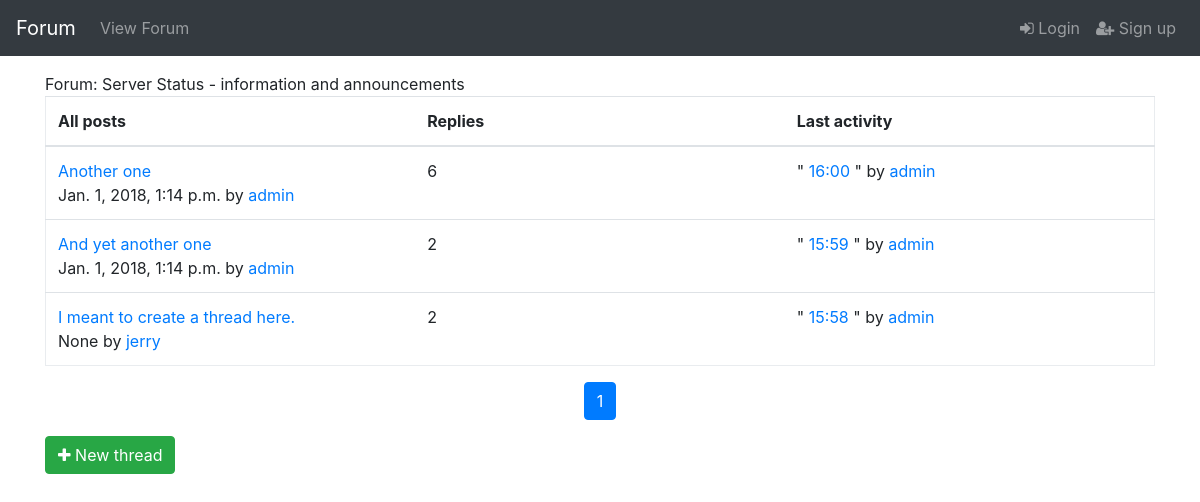
Before: /forumapp/forum/2 with the older database file.
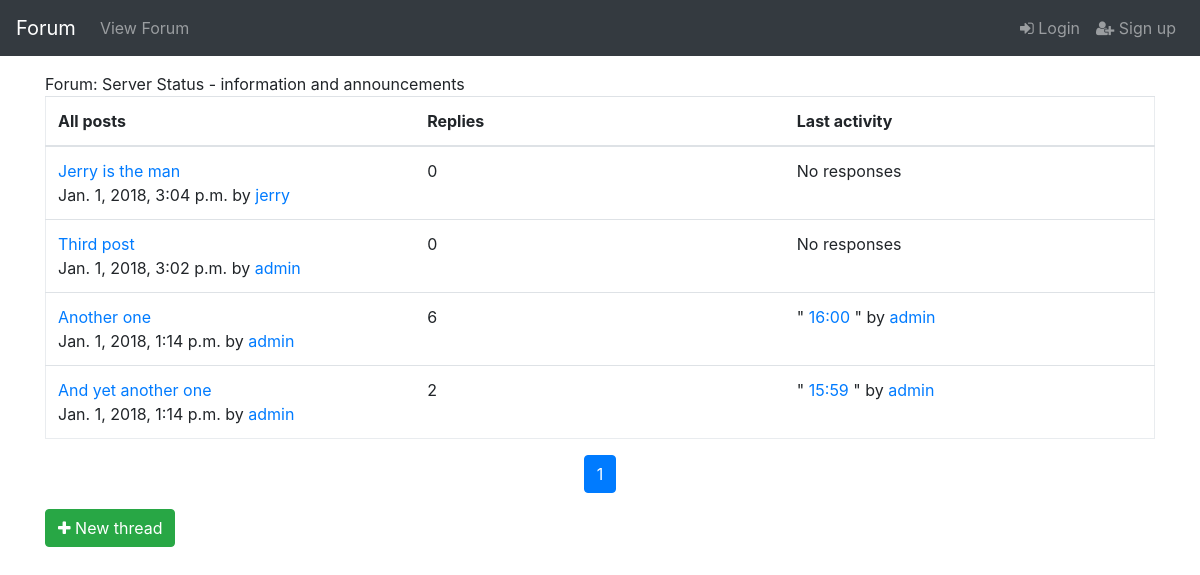
After: the same page with the newer database file.
### forumapp/models.py (models this page shows, shortened)
class Forum(models.Model):
    name = models.CharField(max_length=30, unique=True)
    description = models.TextField(max_length=200)
    section = models.ForeignKey(
        ForumSection,
        null=True,
        on_delete=models.CASCADE
    )

class ForumSection(models.Model):
    name = models.CharField(max_length=30)

class Thread(models.Model):
    name = models.CharField(max_length=100)
    forum = models.ForeignKey(Forum, null=True, on_delete=models.CASCADE)
    pinned = models.BooleanField(default=False)
    class Meta:
        permissions = [
            ('can_remove_any_thread', 'Can remove ANY thread.'),
            ('can_pin_threads', 'Can pin threads.')
        ]
        ordering = [
            'pinned'
        ]

class ThreadResponse(models.Model):
    thread = models.ForeignKey(Thread, null=True, on_delete=models.CASCADE)
    created_datetime = models.DateTimeField(null=True)
    responder = models.ForeignKey(User, null=True, on_delete=models.CASCADE)
    message = models.TextField(max_length=1000)
    edited = models.BooleanField(default=False)
    order_in_thread = models.PositiveIntegerField(default=1)
    class Meta:
        permissions = [('can_remove_any_response', 'Can remove ANY response.')]
        ordering = ['created_datetime']

### forumapp/views.py (the view)
def forum(request, pk):
    thread_list = Thread.objects.filter(
        forum=pk
    ).annotate(
        last_response=Max('threadresponse__created_datetime')
    ).order_by(
        '-pinned',
        '-last_response'
    )
    thread_paginator = Paginator(thread_list, 10)
    page = request.GET.get('page')
    thread_list = thread_paginator.get_page(page)
    return render(
        request,
        'forumapp/thread_list.html',
        context={
            'thread_list': thread_list,
            'forum': Forum.objects.get(id=pk)
        }
    )

### forumapp/templatetags/forumapp_extras.py (called while the page is built)
@register.filter(name='times')
def times(count):
    return ''.join([str(num) for num in range(1, count + 1)])

### forumapp/templates/forumapp/thread_list.html (shortened to what this page needs)
{% extends "forumapp/base.html" %}
{% load forumapp_extras %}
{% block content %}
<div>Forum: {{ forum.name }} - {{ forum.section.name }}</div>
{% if thread_list %}
<table class="table forum-table">
    <thead>
    <tr>
        <th>All posts</th>
        <th>Replies</th>
        <th>Last activity</th>
    </tr>
    </thead>
    <tbody>
    {% for thread in thread_list %}
    {% if thread.pinned %}
    <tr class="pinned clickable-row">
    {% else %}
    <tr class="clickable-row">
    {% endif %}
        <td>
            <div>
                <a href="{% url 'thread-view' thread.forum.id thread.id %}">
                    {{ thread.name }}
                </a>
            </div>
            {{ thread.threadresponse_set.first.created_datetime }} by <a href="{% url 'user-view' thread.threadresponse_set.first.responder.pk %}">{{ thread.threadresponse_set.first.responder }}</a>
        </td>
        <td>{{ thread.threadresponse_set.all|length|add:"-1" }}</td>
        {% if thread.threadresponse_set.all|length > 1 %}
        <td>"
            <a href="{% url 'thread-view' thread.threadresponse_set.last.thread.forum.id thread.threadresponse_set.last.thread.id %}#{{ thread.threadresponse_set.last.order_in_thread }}">
                {{ thread.threadresponse_set.last.message|truncatechars:15 }}
            </a>" by
            <a href="{% url 'user-view' thread.threadresponse_set.last.responder.pk %}">
                {{ thread.threadresponse_set.last.responder }}
            </a>
        {% else %}
        <td>No responses</td>
        {% endif %}
    </tr>
    {% endfor %}
    </tbody>
</table>
{% else %}
<div>No threads.</div>
{% endif %}
<nav aria-label="...">
    <ul class="pagination justify-content-center">
        {% for i in thread_list.paginator.num_pages|times %}
        {% if thread_list.number|stringformat:"i" == i %}
        <li class="page-item active">
            <span class="page-link">{{ i }}</span>
        </li>
        {% else %}
        <li class="page-item">
            <a class="page-link" href="?page={{ i }}">{{ i }}</a>
        </li>
        {% endif %}
        {% endfor %}
    </ul>
</nav>
<a
    href="{% url 'new-thread' forum.id %}"
    class="btn btn-success"
    role="button"
>
    <span class="fa fa-plus"></span>
    New thread
</a>
{% endblock %}

### forumapp/templates/forumapp/base.html (shortened to what this page needs)
<!doctype html>
<html>
<head>
    {% load static %}
    <link
        rel="stylesheet"
        type="text/css"
         href="{% static 'forumapp/css/style.css' %}"
    />
    <link
        rel="stylesheet"
        href="https://maxcdn.bootstrapcdn.com/bootstrap/4.0.0-beta.2/css/bootstrap.min.css"
    >
    <link
        rel="stylesheet"
        href="{% static 'forumapp/css/font-awesome.min.css' %}"
    >
</head>
<body>
<nav class="navbar navbar-expand-md bg-dark navbar-dark">
    <a class="navbar-brand" href="{% url 'index' %}">Forum</a>
    <div class="collapse navbar-collapse" id="collapsibleNavbar">
        <ul class="navbar-nav">
            <li class="nav-item">
                <a class="nav-link" href="{% url 'forums' %}">View Forum</a>
            </li>
        </ul>
        <ul class="navbar-nav ml-auto">
            <li class="nav-item">
                {% if user.is_authenticated %}
                <a
                    class="nav-link"
                    href="{% url 'logout' %}"
                >
                    <span class="fa fa-sign-out"></span>
                    Logout</a>
                {% else %}
                <a
                    class="nav-link"
                    href="{% url 'login' %}"
                >
                    <span class="fa fa-sign-in"></span>
                    Login</a>
                {% endif %}
            </li>
            {% if user.is_authenticated %}
            <li class="nav-item">
                <a
                    class="nav-link"
                    href="{% url 'user-view' user.pk %}"
                >Logged as {{ user }}
                </a>
            </li>
            {% else %}
            <li class="nav-item">
                <a
                    class="nav-link"
                    href="{% url 'signup' %}"
                >
                    <span class="fa fa-user-plus"></span>
                    Sign up
                </a>
            </li>
            {% endif %}
        </ul>
    </div>
</nav>
<div class="container">
    {% block content %}
    {% endblock %}
</div>
</body>
</html>

### forumapp/static/forumapp/css/style.css (style rules this page uses)
.forum-table { table-layout: fixed; border-collapse: collapse; border: 1px solid #e9ecef; }
nav { margin-bottom: 1rem; }
body { padding-bottom: 2rem; }

Changed rows visible on the page:
removed Thread: name "I meant to create a thread here.", threadresponse_set.first.created_datetime "None", threadresponse_set.first.responder "jerry", threadresponse_set.all|length "2", threadresponse_set.last.message "15:58", threadresponse_set.last.responder "admin"
added Thread: name "Jerry is the man", threadresponse_set.first.created_datetime "Jan. 1, 2018, 3:04 p.m.", threadresponse_set.first.responder "jerry", threadresponse_set.all|length "0", shows "No responses"
added Thread: name "Third post", threadresponse_set.first.created_datetime "Jan. 1, 2018, 3:02 p.m.", threadresponse_set.first.responder "admin", threadresponse_set.all|length "0", shows "No responses"
